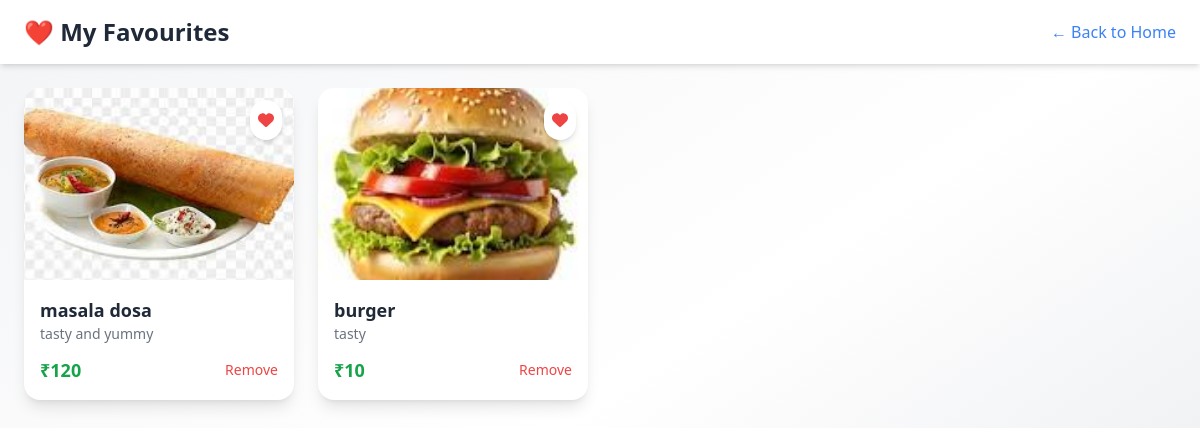
The page /favourites/ (signed in) on the database its author committed.
### foodshopapp/models.py (models this page shows)
class favourite(models.Model):
    user = models.ForeignKey(reg, on_delete=models.CASCADE, null=True, blank=True)
    product = models.ForeignKey(product, on_delete=models.CASCADE, null=True, blank=True)
    date_added = models.DateTimeField(auto_now_add=True)
    class Meta:
        unique_together = ('user', 'product')  # Ensure a user can only have one instance of a product in favourites

class product(models.Model):
    name=models.CharField(max_length=100,null=True,blank=True)
    price=models.IntegerField(null=True,blank=True)
    quantity=models.IntegerField(null=True,blank=True)
    image=models.FileField(upload_to='image/',null=True,blank=True)
    description=models.TextField(max_length=1000,null=True,blank=True)
    STATUS_CHOICES = [
        ('Available', 'Available'),
        ('Unavailable', 'Unavailable'),
        ('Coming Soon', 'Coming Soon'),
    ]
    status=models.CharField(max_length=20,choices=STATUS_CHOICES,null=True,blank=True)

### foodshopapp/views.py (the view)
# urls.py: path('favourites/', views.favourites, name='favourites'),
def favourites(request):
    if 'email' in request.session:
        user_email = request.session['email']
        user = models.reg.objects.get(email=user_email)
        favouriteitems = models.favourite.objects.filter(user=user)
        return render(request, 'favourites.html', {'favouriteitems': favouriteitems})
    else:
        return redirect('login')

### foodshopapp/templates/favourites.html (shortened to what this page needs)
{% load static %}
<!DOCTYPE html>
<html lang="en">
<head>
    <script src="https://cdn.tailwindcss.com"></script>
</head>
<body class="bg-gradient-to-br from-gray-100 via-white to-gray-200 min-h-screen font-sans">
    <header class="bg-white shadow-md py-4 px-6 flex items-center justify-between">
        <h1 class="text-2xl font-bold text-gray-800">❤️ My Favourites</h1>
        <a href="{% url 'home' %}" class="text-blue-500 hover:underline">← Back to Home</a>
    </header>
    <main class="p-6">
        {% if favouriteitems %}
            <div class="grid grid-cols-1 sm:grid-cols-2 md:grid-cols-3 lg:grid-cols-4 gap-6">
                {% for item in favouriteitems %}
                    <div class="bg-white rounded-2xl shadow-lg overflow-hidden hover:shadow-2xl transition duration-300">
                        <div class="relative">
                            <img src="{{ item.product.image.url }}" alt="{{ item.product.name }}"
                                 class="h-48 w-full object-cover">
                            <span class="absolute top-3 right-3 bg-white rounded-full p-2 shadow-md text-red-500">
                                <i class="fas fa-heart"></i>
                            </span>
                        </div>
                        <div class="p-4">
                            <h2 class="text-lg font-semibold text-gray-800">{{ item.product.name }}</h2>
                            <p class="text-gray-500 text-sm">{{ item.product.description|truncatewords:10 }}</p>
                            <div class="mt-3 flex items-center justify-between">
                                <span class="text-lg font-bold text-green-600">₹{{ item.product.price }}</span>
                                <a href="#"
                                   class="text-red-500 hover:text-red-700 text-sm">
                                    Remove
                                </a>
                            </div>
                        </div>
                    </div>
                {% endfor %}
            </div>
        {% else %}
            <div class="flex flex-col items-center justify-center h-96 text-gray-500">
                <img src="{% static 'images/empty_favourites.svg' %}" alt="Empty" class="w-48 mb-4">
                <p class="text-lg">No favourites yet! Start adding some ❤️</p>
            </div>
        {% endif %}
    </main>
</body>
</html>

### rows shown on the page
favourite: product.image (picture), product.name "masala dosa", product.description "tasty and yummy", product.price "120"
favourite: product.image (picture), product.name "burger", product.description "tasty", product.price "10"
